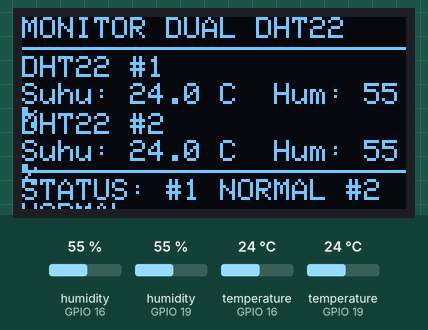
Bench run of a sketch on a simulated ESP32. Parts: 128×64 one-colour display. The inputs (shaded band) are chosen by the test bench; at power-on: humidity (sensors on GPIO 16, GPIO 19) 55 %, temperature (sensors on GPIO 19, GPIO 16) 24 °C. What the sketch prints to the serial monitor is not drawn.

Above: at 3.2 s.
3.3 s: humidity (sensor on GPIO 16) set to 22 %
At 5.2 s:
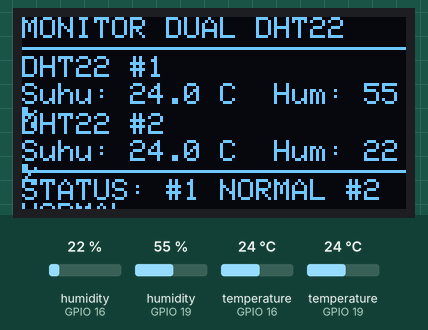
6.6 s: temperature (sensor on GPIO 19) set to 20.8 °C
At 8.4 s:
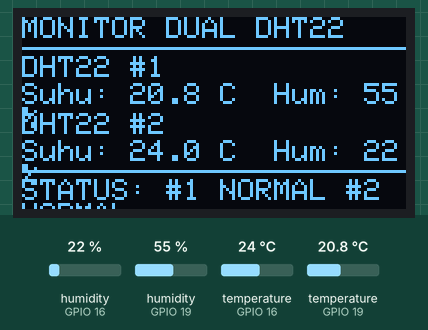
9.9 s: temperature (sensor on GPIO 19) set to 19.6 °C
At 12.6 s:
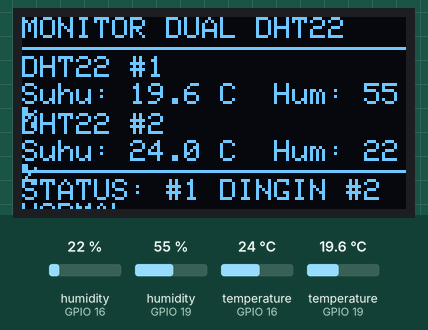
13.7 s: temperature (sensor on GPIO 16) set to 20.4 °C
At 15.9 s:
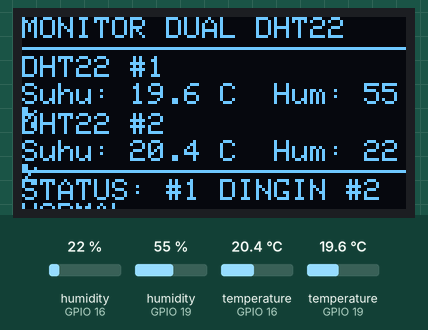
17.0 s: temperature (sensor on GPIO 16) set to 19.6 °C
At 18.0 s:
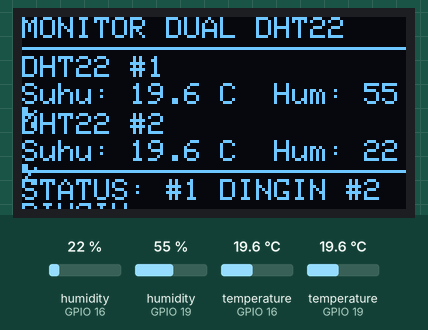
20.3 s: humidity (sensor on GPIO 19) set to 22 %
At 23.3 s:
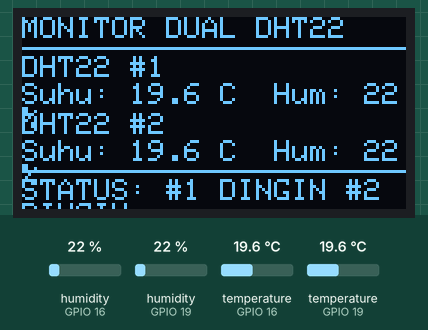
Timing chart, 0 to 24.8 s (numbered marks = the images above; inputs shaded):
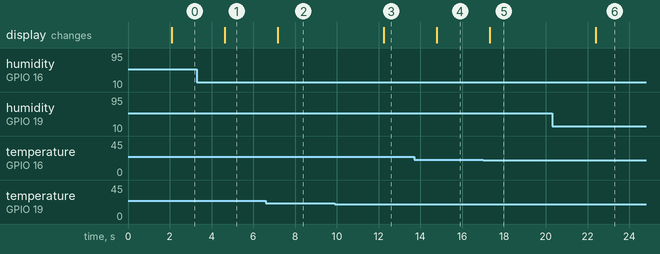

The sketch:

dht22aaaaanoled.ino
```cpp
#include <Wire.h>
#include <DHT.h>
#include <Adafruit_GFX.h>
#include <Adafruit_SSD1306.h>

#define DHT1_PIN 19
#define DHT2_PIN 16
#define DHTTYPE DHT22

#define OLED_WIDTH 128
#define OLED_HEIGHT 64
#define OLED_RESET -1

DHT dht1(DHT1_PIN, DHTTYPE);
DHT dht2(DHT2_PIN, DHTTYPE);

Adafruit_SSD1306 display(
  OLED_WIDTH,
  OLED_HEIGHT,
  &Wire,
  OLED_RESET
);

const char* statusSuhu(float suhu) {
  if (suhu < 20.0) {
    return "DINGIN";
  }
  else if (suhu > 30.0) {
    return "PANAS";
  }
  else {
    return "NORMAL";
  }
}

void setup() {
  Serial.begin(115200);

  Wire.begin(21, 14);

  if (!display.begin(
      SSD1306_SWITCHCAPVCC, 0x3C)) {
    Serial.println("OLED error!");
    while (true) {
      delay(100);
    }
  }

  dht1.begin();
  dht2.begin();

  display.clearDisplay();
  display.setTextColor(SSD1306_WHITE);
  display.setTextSize(1);
  display.setCursor(15, 25);
  display.println("DUAL DHT22");
  display.display();

  delay(2000);
}

void loop() {
  float suhu1 = dht1.readTemperature();
  float hum1 = dht1.readHumidity();

  float suhu2 = dht2.readTemperature();
  float hum2 = dht2.readHumidity();

  display.clearDisplay();
  display.setTextColor(SSD1306_WHITE);
  display.setTextSize(1);

  // Judul
  display.setCursor(0, 0);
  display.println("MONITOR DUAL DHT22");

  display.drawLine(0, 10, 127, 10,
                   SSD1306_WHITE);

  // DHT22 #1
  display.setCursor(0, 13);
  display.println("DHT22 #1");

  display.setCursor(0, 22);

  if (!isnan(suhu1) && !isnan(hum1)) {
    display.print("Suhu: ");
    display.print(suhu1, 1);
    display.print(" C  ");

    display.print("Hum: ");
    display.print(hum1, 0);
    display.println("%");
  } else {
    display.println("Sensor 1 ERROR!");
  }

  // DHT22 #2
  display.setCursor(0, 32);
  display.println("DHT22 #2");

  display.setCursor(0, 41);

  if (!isnan(suhu2) && !isnan(hum2)) {
    display.print("Suhu: ");
    display.print(suhu2, 1);
    display.print(" C  ");

    display.print("Hum: ");
    display.print(hum2, 0);
    display.println("%");
  } else {
    display.println("Sensor 2 ERROR!");
  }

  // STATUS
  display.drawLine(0, 51, 127, 51,
                   SSD1306_WHITE);

  display.setCursor(0, 54);
  display.print("STATUS: ");

  if (!isnan(suhu1)) {
    display.print("#1 ");
    display.print(statusSuhu(suhu1));
  } else {
    display.print("#1 ERROR");
  }

  display.print(" ");

  if (!isnan(suhu2)) {
    display.print("#2 ");
    display.print(statusSuhu(suhu2));
  } else {
    display.print("#2 ERROR");
  }

  display.display();

  // Serial Monitor
  Serial.println("===== DUAL DHT22 =====");

  Serial.print("Sensor 1: ");
  Serial.print(suhu1);
  Serial.print(" C | ");
  Serial.print(hum1);
  Serial.println("%");

  Serial.print("Sensor 2: ");
  Serial.print(suhu2);
  Serial.print(" C | ");
  Serial.print(hum2);
  Serial.println("%");

  delay(2500);
}
```

Measured:
- the behaviour switches between 20 and 19.9 °C on temperature (sensor on GPIO 19) (found by bisection; images 2 and 3)
- the behaviour switches between 20 and 19.9 °C on temperature (sensor on GPIO 16) (found by bisection; images 4 and 5)
- after the input at 3.3 s, the display: changes after 1.3 s (image 1)
- after the input at 6.6 s, the display: changes after 0.57 s (image 2)
- after the input at 9.9 s, the display: changes after 2.3 s (image 3)
- after the input at 13.7 s, the display: changes after 1.1 s (image 4)
- after the input at 17.0 s, the display: changes after 0.32 s (image 5)
- after the input at 20.3 s, the display: changes after 2.1 s (image 6)
